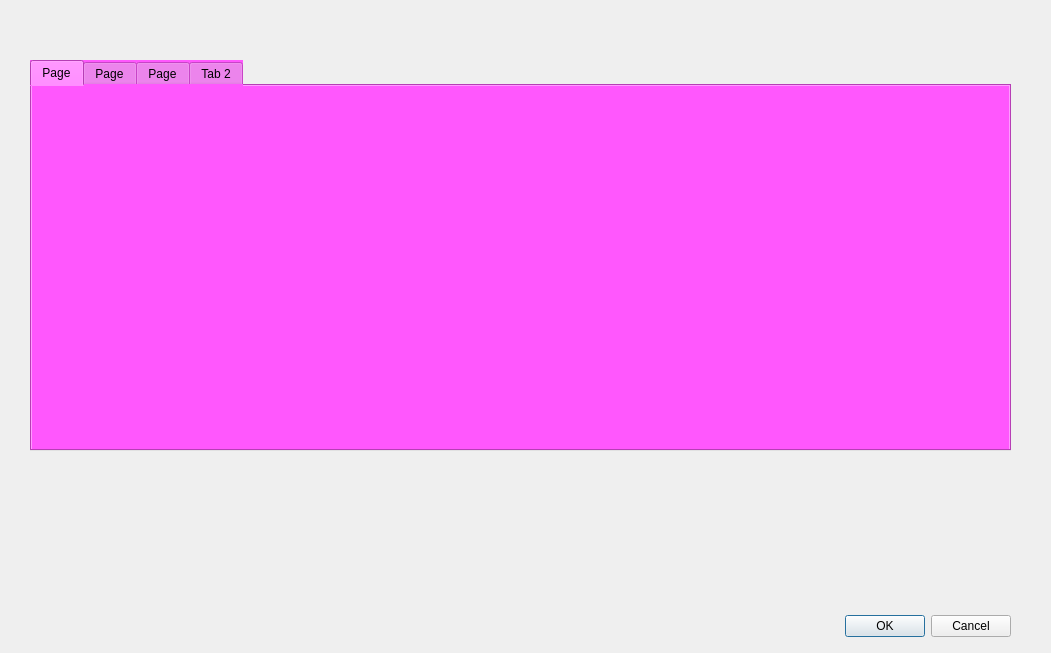
<?xml version="1.0" encoding="UTF-8"?>
<ui version="4.0">
 <class>ScriptCreatorUI</class>
 <widget class="QDialog" name="ScriptCreatorUI">
  <property name="geometry">
   <rect>
    <x>0</x>
    <y>0</y>
    <width>1051</width>
    <height>653</height>
   </rect>
  </property>
  <property name="windowTitle">
   <string>Dialog</string>
  </property>
  <widget class="QDialogButtonBox" name="buttonBox">
   <property name="geometry">
    <rect>
     <x>670</x>
     <y>610</y>
     <width>341</width>
     <height>32</height>
    </rect>
   </property>
   <property name="orientation">
    <enum>Qt::Horizontal</enum>
   </property>
   <property name="standardButtons">
    <set>QDialogButtonBox::Cancel|QDialogButtonBox::Ok</set>
   </property>
  </widget>
  <widget class="QTabWidget" name="tabWidget">
   <property name="geometry">
    <rect>
     <x>30</x>
     <y>60</y>
     <width>981</width>
     <height>391</height>
    </rect>
   </property>
   <property name="styleSheet">
    <string notr="true">background:rgb(255, 87, 253)</string>
   </property>
   <property name="currentIndex">
    <number>0</number>
   </property>
   <widget class="QWidget" name="tab">
    <attribute name="title">
     <string>Page</string>
    </attribute>
   </widget>
   <widget class="QWidget" name="tab_3">
    <attribute name="title">
     <string>Page</string>
    </attribute>
   </widget>
   <widget class="QWidget" name="tab_4">
    <attribute name="title">
     <string>Page</string>
    </attribute>
   </widget>
   <widget class="QWidget" name="tab_2">
    <attribute name="title">
     <string>Tab 2</string>
    </attribute>
   </widget>
  </widget>
 </widget>
 <resources/>
 <connections>
  <connection>
   <sender>buttonBox</sender>
   <signal>accepted()</signal>
   <receiver>ScriptCreatorUI</receiver>
   <slot>accept()</slot>
   <hints>
    <hint type="sourcelabel">
     <x>248</x>
     <y>254</y>
    </hint>
    <hint type="destinationlabel">
     <x>157</x>
     <y>274</y>
    </hint>
   </hints>
  </connection>
  <connection>
   <sender>buttonBox</sender>
   <signal>rejected()</signal>
   <receiver>ScriptCreatorUI</receiver>
   <slot>reject()</slot>
   <hints>
    <hint type="sourcelabel">
     <x>316</x>
     <y>260</y>
    </hint>
    <hint type="destinationlabel">
     <x>286</x>
     <y>274</y>
    </hint>
   </hints>
  </connection>
 </connections>
</ui>
